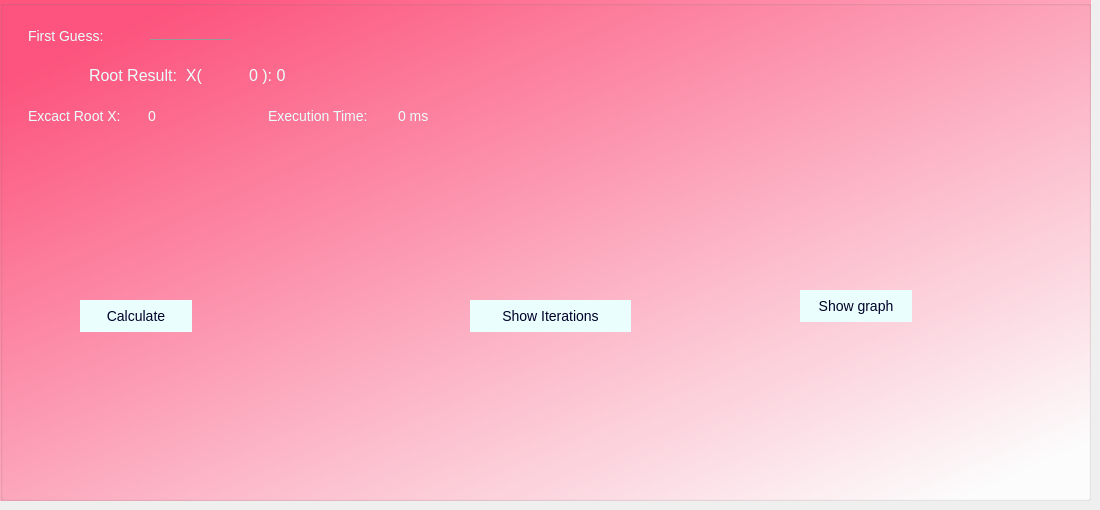
    <widget class="QWidget" name="tab_5">
     <attribute name="title">
      <string>Newton-Raphson</string>
     </attribute>
     <widget class="QGroupBox" name="groupBox_4">
      <property name="geometry">
       <rect>
        <x>0</x>
        <y>0</y>
        <width>1091</width>
        <height>501</height>
       </rect>
      </property>
      <property name="styleSheet">
       <string notr="true">background-color:qlineargradient(spread:pad, x1:0.078, y1:0.0909091, x2:0.921466, y2:0.96, stop:0 rgba(255, 85, 127, 255), stop:1 rgba(255, 255, 255, 255));
</string>
      </property>
      <property name="title">
       <string/>
      </property>
      <widget class="QLabel" name="label_22">
       <property name="geometry">
        <rect>
         <x>20</x>
         <y>20</y>
         <width>121</width>
         <height>31</height>
        </rect>
       </property>
       <property name="styleSheet">
        <string notr="true">background: transparent;
color: rgb(234, 255, 253);
margin: 5px;
font-size: 14px;
font-family: &quot;Lucida Console&quot;, &quot;Courier New&quot;, monospace;
color: rgb(234, 255, 253);
border: none;</string>
       </property>
       <property name="text">
        <string>First Guess:</string>
       </property>
      </widget>
      <widget class="QLineEdit" name="newtonFirstGuess">
       <property name="geometry">
        <rect>
         <x>150</x>
         <y>20</y>
         <width>81</width>
         <height>20</height>
        </rect>
       </property>
       <property name="styleSheet">
        <string notr="true">border: 0;
border-bottom: 1px solid #999;
background: transparent;
outline: none;
font-size: 14px;
font-family: &quot;Lucida Console&quot;, &quot;Courier New&quot;, monospace;
color: rgb(234, 255, 253);</string>
       </property>
       <property name="inputMask">
        <string/>
       </property>
       <property name="text">
        <string/>
       </property>
      </widget>
      <widget class="QPushButton" name="newtonCalcBtn">
       <property name="geometry">
        <rect>
         <x>80</x>
         <y>300</y>
         <width>112</width>
         <height>32</height>
        </rect>
       </property>
       <property name="styleSheet">
        <string notr="true">border-radius: 50px;
background-color: rgb(234, 255, 253);
font-size: 14px;
font-family: &quot;Lucida Console&quot;, &quot;Courier New&quot;, monospace;
color: rgb(0, 0, 40);</string>
       </property>
       <property name="text">
        <string>Calculate</string>
       </property>
      </widget>
      <widget class="QPushButton" name="newtonShowIterBtn">
       <property name="geometry">
        <rect>
         <x>470</x>
         <y>300</y>
         <width>161</width>
         <height>32</height>
        </rect>
       </property>
       <property name="styleSheet">
        <string notr="true">border-radius: 50px;
background-color: rgb(234, 255, 253);
font-size: 14px;
font-family: &quot;Lucida Console&quot;, &quot;Courier New&quot;, monospace;
color: rgb(0, 0, 40);</string>
       </property>
       <property name="text">
        <string>Show Iterations</string>
       </property>
      </widget>
      <widget class="QPushButton" name="newtonShowGpBtn">
       <property name="geometry">
        <rect>
         <x>800</x>
         <y>290</y>
         <width>112</width>
         <height>32</height>
        </rect>
       </property>
       <property name="styleSheet">
        <string notr="true">border-radius: 50px;
background-color: rgb(234, 255, 253);
font-size: 14px;
font-family: &quot;Lucida Console&quot;, &quot;Courier New&quot;, monospace;
color: rgb(0, 0, 40);</string>
       </property>
       <property name="text">
        <string>Show graph</string>
       </property>
      </widget>
      <widget class="QLabel" name="label_25">
       <property name="geometry">
        <rect>
         <x>80</x>
         <y>60</y>
         <width>191</width>
         <height>31</height>
        </rect>
       </property>
       <property name="styleSheet">
        <string notr="true">background: transparent;
color: rgb(234, 255, 253);
margin: 5px;
font-size: 16px;
font-family: &quot;Lucida Console&quot;, &quot;Courier New&quot;, monospace;
color: rgb(234, 255, 253);
border: none;</string>
       </property>
       <property name="text">
        <string>Root Result:  X(</string>
       </property>
      </widget>
      <widget class="QLabel" name="newtonRoot">
       <property name="geometry">
        <rect>
         <x>240</x>
         <y>60</y>
         <width>141</width>
         <height>31</height>
        </rect>
       </property>
       <property name="styleSheet">
        <string notr="true">background: transparent;
color: rgb(234, 255, 253);
margin: 5px;
font-size: 16px;
font-family: &quot;Lucida Console&quot;, &quot;Courier New&quot;, monospace;
color: rgb(234, 255, 253);
border: none;</string>
       </property>
       <property name="text">
        <string>0 ): 0</string>
       </property>
      </widget>
      <widget class="QLabel" name="label_32">
       <property name="geometry">
        <rect>
         <x>20</x>
         <y>100</y>
         <width>131</width>
         <height>31</height>
        </rect>
       </property>
       <property name="styleSheet">
        <string notr="true">background: transparent;
color: rgb(234, 255, 253);
margin: 5px;
font-size: 14px;
font-family: &quot;Lucida Console&quot;, &quot;Courier New&quot;, monospace;
color: rgb(234, 255, 253);
border: none;</string>
       </property>
       <property name="text">
        <string>Excact Root X:</string>
       </property>
      </widget>
      <widget class="QLabel" name="excactRootNewton">
       <property name="geometry">
        <rect>
         <x>140</x>
         <y>100</y>
         <width>101</width>
         <height>31</height>
        </rect>
       </property>
       <property name="styleSheet">
        <string notr="true">background: transparent;
color: rgb(234, 255, 253);
margin: 5px;
font-size: 14px;
font-family: &quot;Lucida Console&quot;, &quot;Courier New&quot;, monospace;
color: rgb(234, 255, 253);
border: none;</string>
       </property>
       <property name="text">
        <string>0</string>
       </property>
      </widget>
      <widget class="QLabel" name="label_33">
       <property name="geometry">
        <rect>
         <x>260</x>
         <y>100</y>
         <width>141</width>
         <height>31</height>
        </rect>
       </property>
       <property name="styleSheet">
        <string notr="true">background: transparent;
color: rgb(234, 255, 253);
margin: 5px;
font-size: 14px;
font-family: &quot;Lucida Console&quot;, &quot;Courier New&quot;, monospace;
color: rgb(234, 255, 253);
border: none;</string>
       </property>
       <property name="text">
        <string>Execution Time:</string>
       </property>
      </widget>
      <widget class="QLabel" name="etNewton">
       <property name="geometry">
        <rect>
         <x>390</x>
         <y>100</y>
         <width>101</width>
         <height>31</height>
        </rect>
       </property>
       <property name="styleSheet">
        <string notr="true">background: transparent;
color: rgb(234, 255, 253);
margin: 5px;
font-size: 14px;
font-family: &quot;Lucida Console&quot;, &quot;Courier New&quot;, monospace;
color: rgb(234, 255, 253);
border: none;</string>
       </property>
       <property name="text">
        <string>0 ms</string>
       </property>
      </widget>
     </widget>
    </widget>
